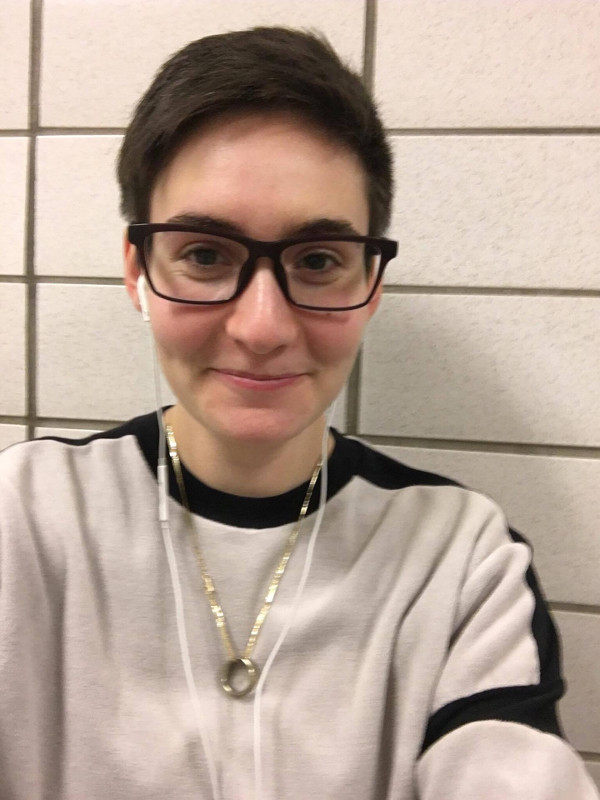
#> input picture secondAttempt/image.jpg, 600 x 800 px; its folder holds only this picture in this run
$ python -i SeamCarving.py   (imports and definitions only)
#> lines starting #> are read from the running program, lines starting #| are printed output that depends on the picture
# import the necessary packages
from skimage import transform
from skimage import filters
from skimage import draw
import Tkinter as tk
from PIL import ImageTk, Image
import argparse
import cv2
import numpy as np

def main():
    global xSeams
    global ySeams
    global mag
    global root
    global panel
    global image
    global mag
    # construct the argument parse and parse the arguments
    ap = argparse.ArgumentParser()
    ap.add_argument("-i", "--image", required=True,
        help="path to input image file")
    ap.add_argument("-d", "--direction", type=str,
        default="vertical", help="seam removal direction")
    args = vars(ap.parse_args())

    #Instantiate Haar Detection Classifiers
    face_cascade = cv2.CascadeClassifier('haarcascade_frontalface_default.xml')
    upperbody_cascade = cv2.CascadeClassifier('haarcascade_upperbody.xml')
    fullbody_cascade = cv2.CascadeClassifier('haarcascade_fullbody.xml')

    xSeams = 0
    ySeams = 0

    root = tk.Tk()
    show_image = Image.open(args["image"])
#> show_image is the input picture: PIL image 600x800 RGB; mean R, G, B 183.5, 164.1, 151.4
    display_image = ImageTk.PhotoImage(show_image)

    image = cv2.cvtColor(np.array(show_image), cv2.COLOR_RGB2BGR)

    gray = cv2.cvtColor(image, cv2.COLOR_BGR2GRAY)
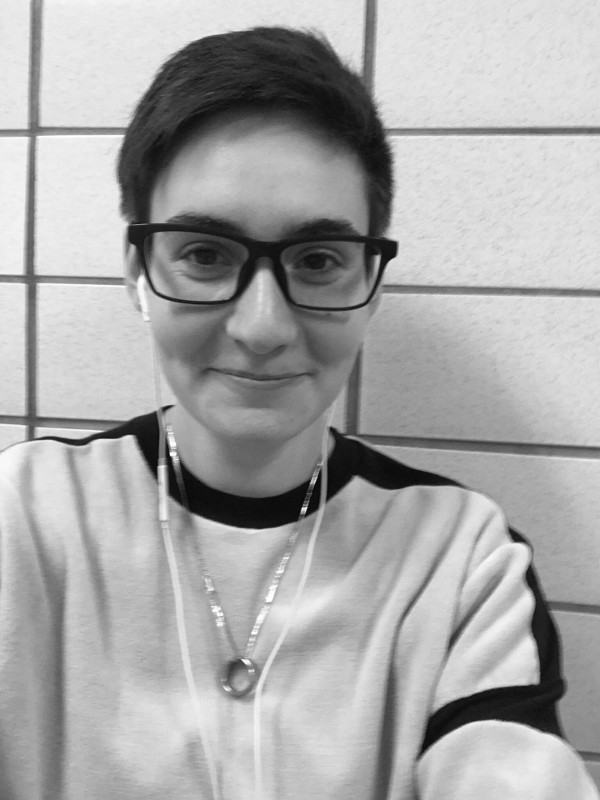
#> gray: shape (800, 600); min 1, max 255, mean 168.4

    panel = tk.Label(root, compound="top", image = display_image, pady=10)

    heightText = tk.StringVar()
    heightLabel = tk.Label(text="Height:")
    widthText = tk.StringVar()
    widthLabel = tk.Label(text="Width:")
    heightEntry = tk.Entry(root, textvariable=heightText)
    widthEntry = tk.Entry(root, textvariable=widthText)
    mitButton = tk.Button(root, height=1, width=5, text="Submit", command=updatePhoto)

    panel.grid(row=0, columnspan=2, sticky="ew")
    mag = filters.sobel(gray.astype("float"))
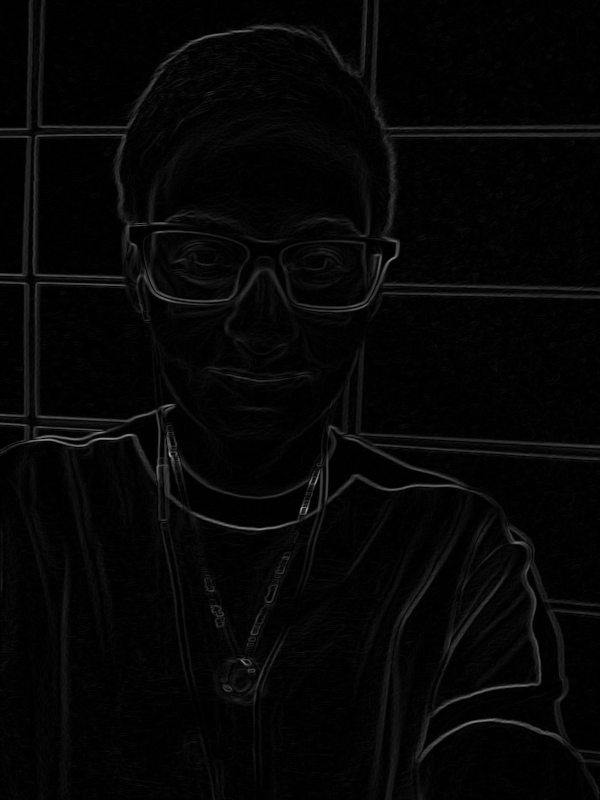
#> mag: shape (800, 600) float64; min 0, max 170.2, mean 6.3

    masked_img = image.copy()
    hl_color = np.array([0, 1, 0])

    # Compute object detection for faces on greyscale image
    # The scale and neighbors field can be adjusted for certaincases
    faces = face_cascade.detectMultiScale(gray, 1.075, 5)
#> faces = [[94, 126, 333, 333]]

    # upperbodies = upperbody_cascade.detectMultiScale(gray, 1.2,5)
    # fullbodies = fullbody)cascade.detectMultiScale(gray, 1.2, 5)

    #Finds corners of faces and colors them in
    for (x,y,w,h) in faces:
        cv2.rectangle(masked_img,(x,y),(x+w,y+h),(255,0,0), 2)

        poly = [(y+h,x), (y+h,x+w), (y,x+w), (y, x)]

        pr = np.array([p[0] for p in poly])
        pc = np.array ([p[1] for p in poly])

        rr, cc = draw.polygon(pr,pc)

        masked_img[rr, cc, :] = masked_img[rr, cc, :]*0.5 + hl_color*.5

        # Sets the highlighted rectangles energy to be very high in
        # order to preserve area during seam carving.
        mag[rr,cc] +=1000
#> this loop made 1 pass
#> (x, y, w, h, poly, pr, pc) on pass 1: (94, 126, 333, 333, [(459, 94), (459, 427), (126, 427), (126, 94)], [459, 459, 126, 126], [94, 427, 427, 94])
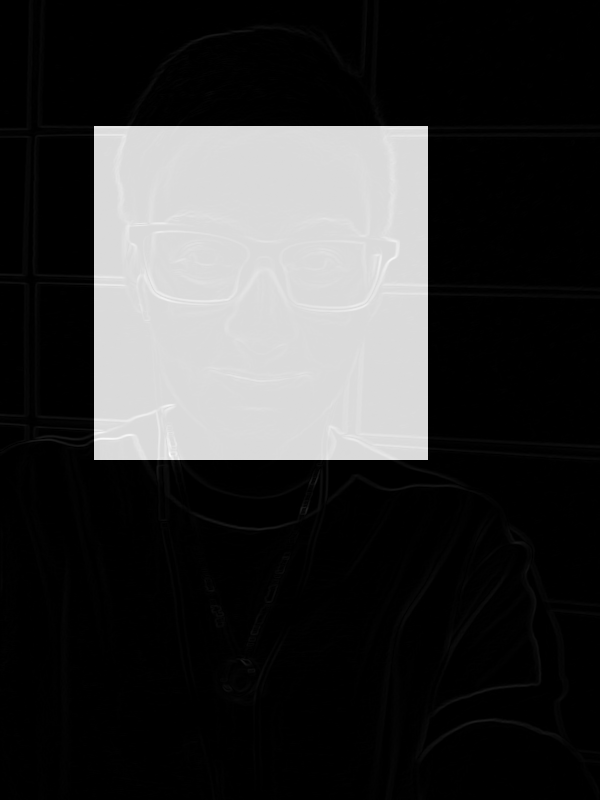
#> mag: shape (800, 600) float64; min 0, max 1170.2, mean 238.7; drawn with min black and max white
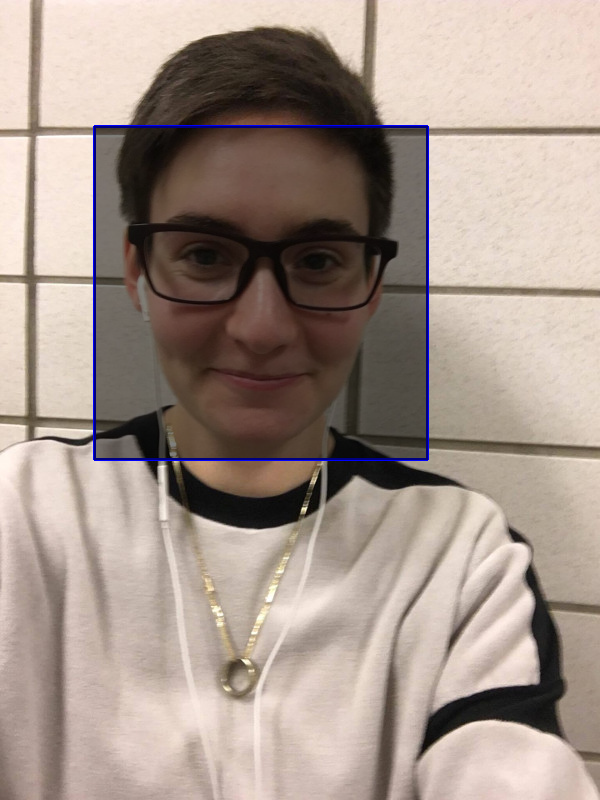
#> masked_img: shape (800, 600, 3); mean B, G, R 139.3, 148.7, 164.1

    # show the original image and masked image
    # cv2.imshow("Original", image)
    cv2.imshow("Original Image w/ Face Detection", masked_img)


    root.bind("<Left>", lambda event: updatePhoto(event, "x", "left"))
    root.bind("<Right>", lambda event: updatePhoto(event, "x", "right"))
    root.bind("<Down>", lambda event: updatePhoto(event, "y", "down"))
    root.bind("<Up>", lambda event: updatePhoto(event, "y", "up"))
    root.mainloop()


def updatePhoto(e, direction, arrow):
    global xSeams
    global ySeams
    global mag
    global root
    global panel
    global image

    vh = ""
    seam = 0
    if direction == "x":
        if arrow == "left":
            xSeams+=2
        if arrow == "right":
            xSeams-=2
        vh = "vertical"
        seam = xSeams

    if direction == "y":
        if arrow == "up":
            ySeams+=2
        if arrow == "down":
            ySeams-=2
        vh = "horizontal"
        seam = ySeams

    carved = transform.seam_carve(image, mag, vh, seam)
    b,g,r = cv2.split(carved * 255)
    carved_image = cv2.merge((r,g,b))
    display_image = Image.fromarray(carved_image.astype("uint8"))
    display_image_actual = ImageTk.PhotoImage(image=display_image)
    panel.config(image=display_image_actual)
    panel.image=display_image_actual

# [2 lines not run here, left out]

>>> result = main()

$ run again, on secondAttempt/celeb.jpg
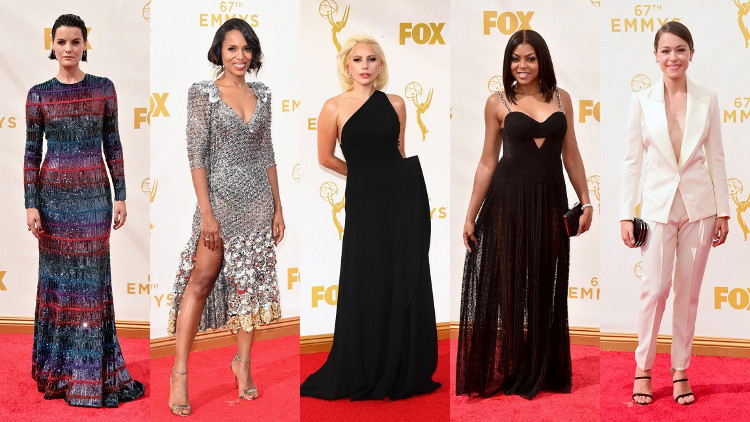
#> input picture secondAttempt/celeb.jpg, 750 x 422 px
#> in main, show_image is the input picture: PIL image 750x422 RGB; mean R, G, B 176.9, 139.8, 135.2
#> faces = [[219, 34, 40, 40], [341, 41, 48, 48], [505, 44, 38, 38], [47, 25, 44, 44], [651, 33, 46, 46]]
#> the loop in main, `for (x,y,w,h) in faces:` made 5 passes
#> (x, y, w, h, poly, pr, pc) on passes 1 to 4: (219, 34, 40, 40, [(74, 219), (74, 259), (34, 259), (34, 219)], [74, 74, 34, 34], [219, 259, 259, 219]), (341, 41, 48, 48, [(89, 341), (89, 389), (41, 389), (41, 341)], [89, 89, 41, 41], [341, 389, 389, 341]), (505, 44, 38, 38, [(82, 505), (82, 543), (44, 543), (44, 505)], [82, 82, 44, 44], [505, 543, 543, 505]), (47, 25, 44, 44, [(69, 47), (69, 91), (25, 91), (25, 47)], [69, 69, 25, 25], [47, 91, 91, 47])
#> after the loop in main, `for (x,y,w,h) in faces:`:
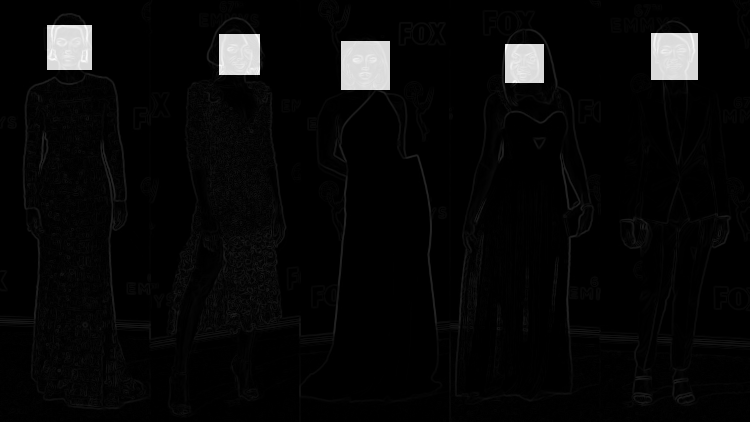
#> mag: shape (422, 750) float64; min 0, max 1169.2, mean 42.8; drawn with min black and max white
#> after the loop in main, `for (x,y,w,h) in faces:`:
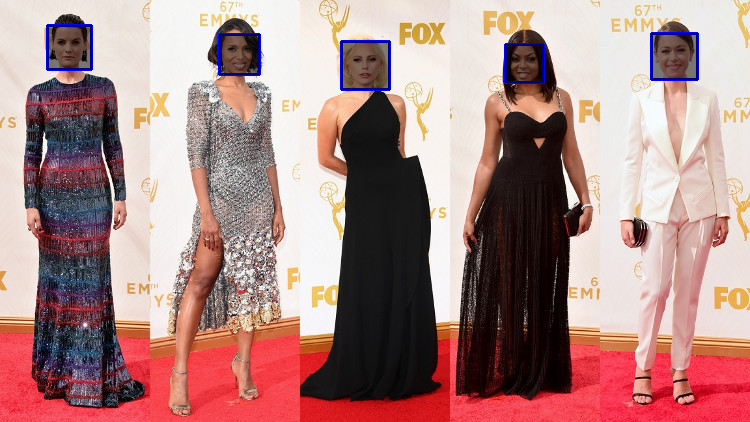
#> masked_img: shape (422, 750, 3); mean B, G, R 134, 136.8, 173.1

$ run again, on secondAttempt/HollywoodMovie.jpg
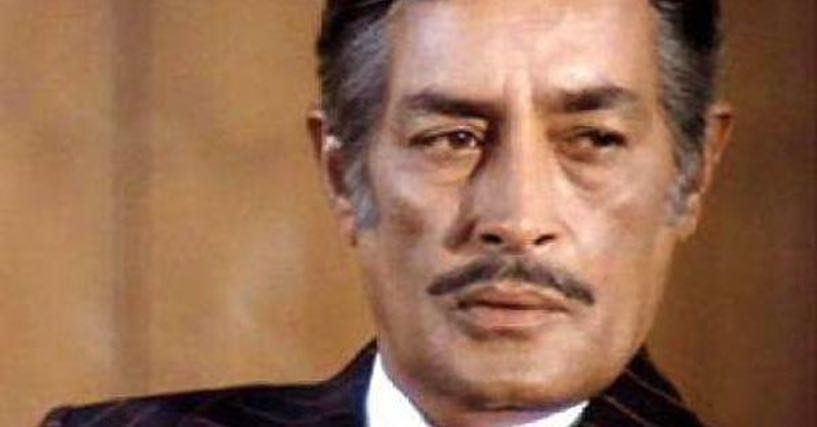
#> input picture secondAttempt/HollywoodMovie.jpg, 817 x 427 px
#> in main, show_image is the input picture: PIL image 817x427 RGB; mean R, G, B 149.8, 107.9, 81.6
#> faces = [[342, 10, 352, 352]]
#> the loop in main, `for (x,y,w,h) in faces:` made 1 pass
#> (x, y, w, h, poly, pr, pc) on pass 1: (342, 10, 352, 352, [(362, 342), (362, 694), (10, 694), (10, 342)], [362, 362, 10, 10], [342, 694, 694, 342])
#> after the loop in main, `for (x,y,w,h) in faces:`:
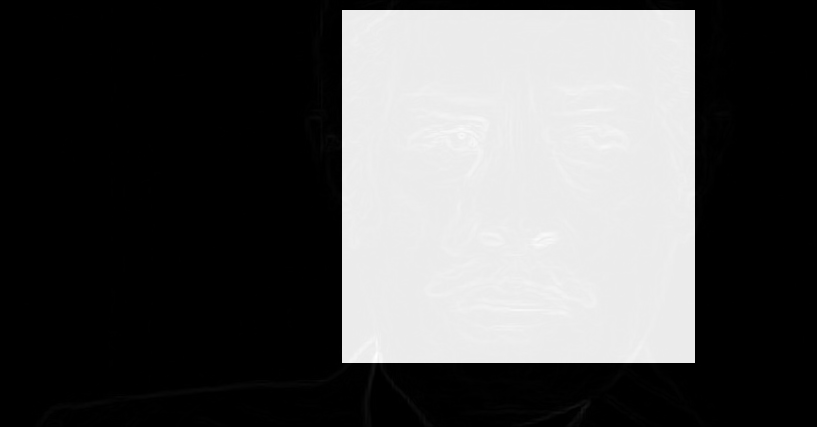
#> mag: shape (427, 817) float64; min 0, max 1084.1, mean 361; drawn with min black and max white
#> after the loop in main, `for (x,y,w,h) in faces:`:
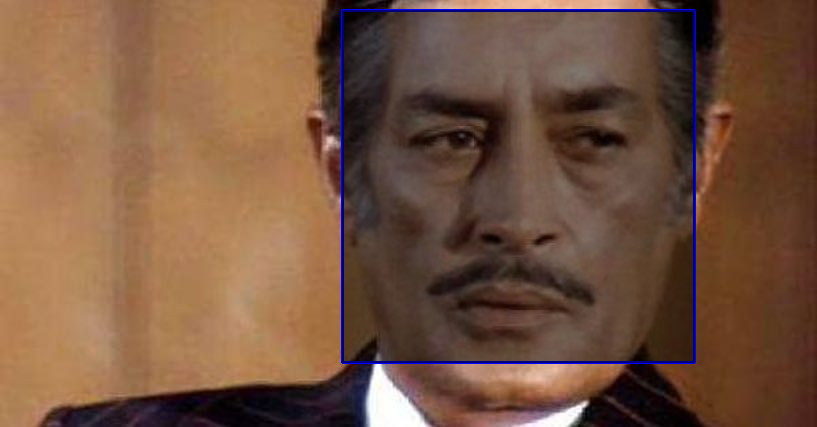
#> masked_img: shape (427, 817, 3); mean B, G, R 64.4, 85, 118.5
